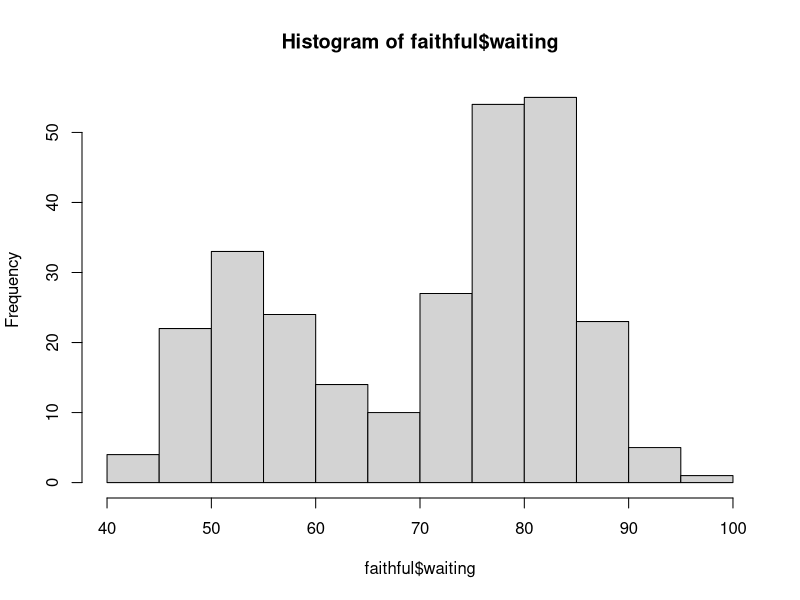
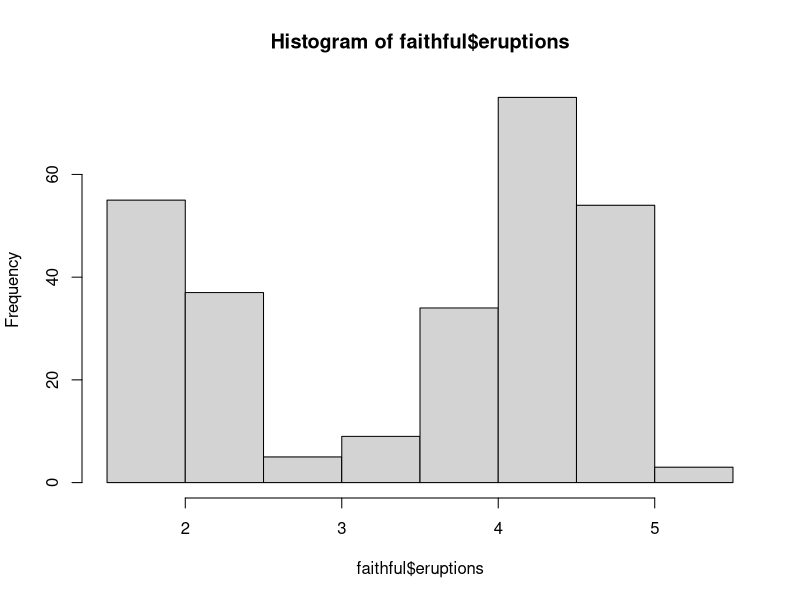
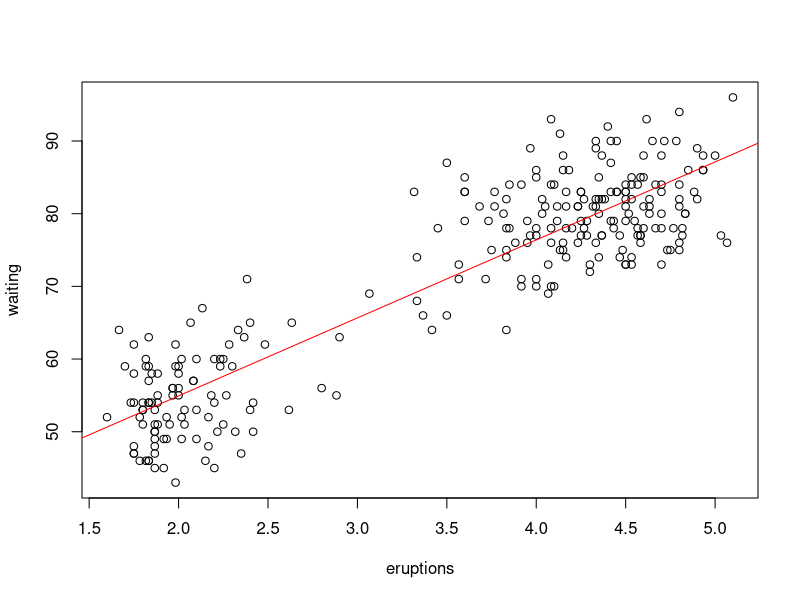

Source code (R) for these figures, in order:
#Faithful Exercise

#Open dataset

View(faithful)

#Understand data structure

str(faithful)

#Calculate summary statistics

min(faithful$waiting)
max(faithful$waiting)
mean(faithful$waiting)
median(faithful$waiting)

#Visualize data

hist(faithful$waiting)
hist(faithful$eruptions)

attach(faithful)
plot(eruptions, waiting)
abline(lm(waiting~eruptions), col="red")